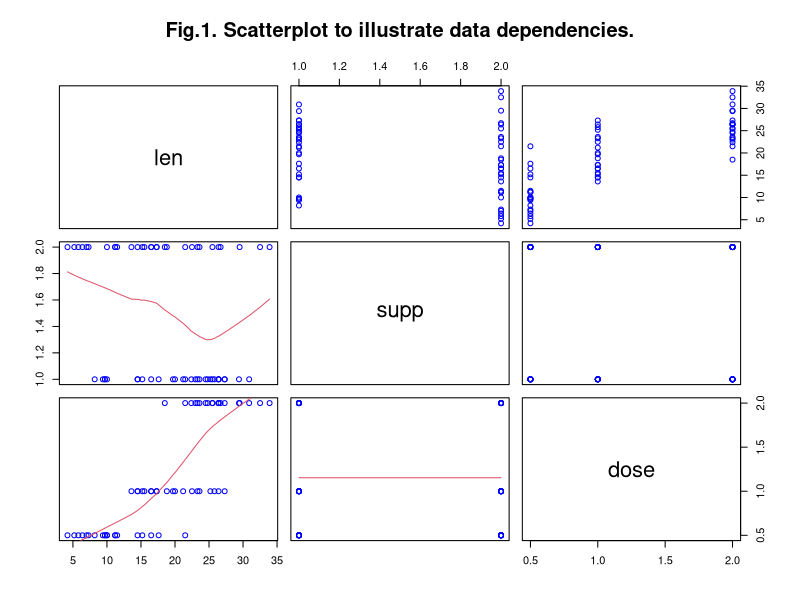
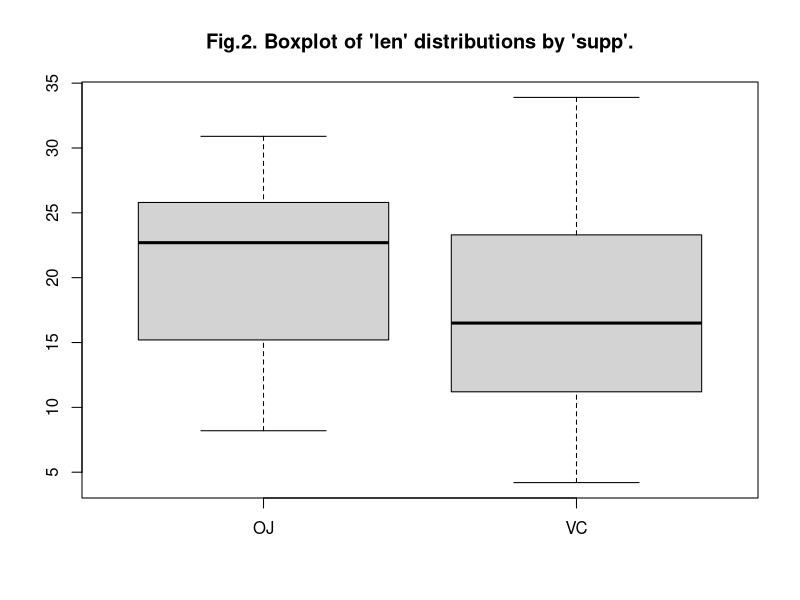
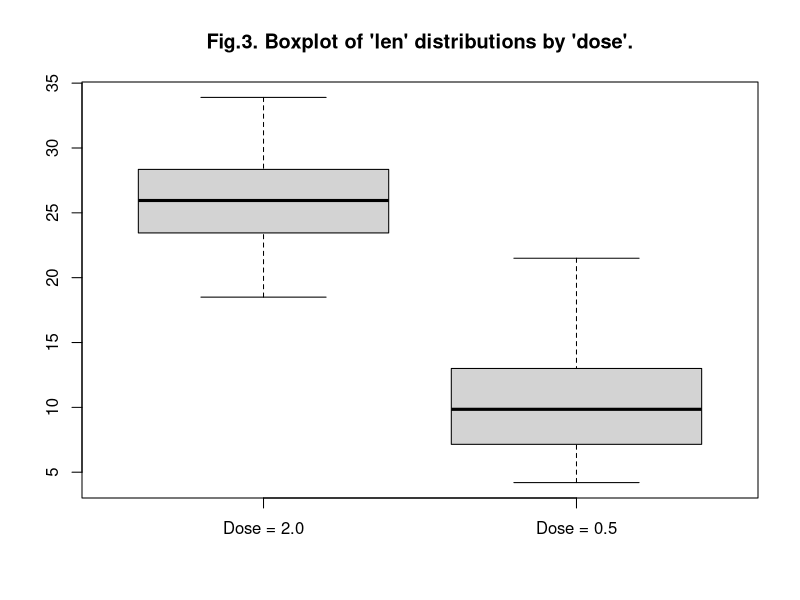

These charts were generated, in order, by the following R code:
## ---- chunk 1
data(ToothGrowth)
tg <- ToothGrowth;
head(tg)
summary(tg)
data.frame( sapply(tg, function(x) c(class(x),length(unique(x)))),
            row.names = c("Class of parameter :  ", "Number of values   :  "))
## ---- chunk 2
pairs(tg, main="Fig.1. Scatterplot to illustrate data dependencies.", 
      lower.panel = panel.smooth, col="blue")
## ---- chunk 3
confidence_interval95 <- function(x1,x2) {
  md <- mean(x1) - mean(x2);
  n1 <- length(x1); n2 <- length(x2);
  s1 <- sd(x1);   s2 <- sd(x2);
  semd <- sqrt(((n1-1)*s1^2 +(n2-1)*s2^2)/(n1+n2-2))*sqrt(1/n1+1/n2);
  md+c(-1,1)*qt(0.975, df=(n1+n2-2))*semd;
}
## ---- chunk 4
tp.vc <- factor("VC", levels = levels(unique(tg$supp)))
tp.oj <- factor("OJ", levels = levels(unique(tg$supp)))
lnBySuppOJ <- tg[tg$supp == tp.oj, ]$len
lnBySuppVC <- tg[tg$supp == tp.vc, ]$len
boxplot(lnBySuppOJ,lnBySuppVC, 
        main="Fig.2. Boxplot of 'len' distributions by 'supp'.", 
        names=c("OJ", "VC"), col="lightgray")
rbind(c(mean(lnBySuppOJ),mean(lnBySuppVC)),
      c(sd(lnBySuppOJ), sd(lnBySuppVC)))
## ---- chunk 5
confidence_interval95(lnBySuppOJ, lnBySuppVC)
## ---- chunk 6
ttest<-t.test(lnBySuppOJ,lnBySuppVC, paired=FALSE, var.equal = TRUE);ttest
## ---- chunk 7
lnByDose2 <- tg[tg$dose > 1, ]$len
lnByDose05 <- tg[tg$dose < 1, ]$len
boxplot(lnByDose2, lnByDose05,
        main="Fig.3. Boxplot of 'len' distributions by 'dose'.", 
        names=c( "Dose = 2.0", "Dose = 0.5"), col="lightgray")
rbind(c(mean(lnByDose2),mean(lnByDose05)),
      c(sd(lnByDose2), sd(lnByDose05)))
## ---- chunk 8
confidence_interval95(lnByDose2, lnByDose05)
ttest<-t.test(lnByDose2,lnByDose05, paired=FALSE, var.equal = TRUE);ttest
